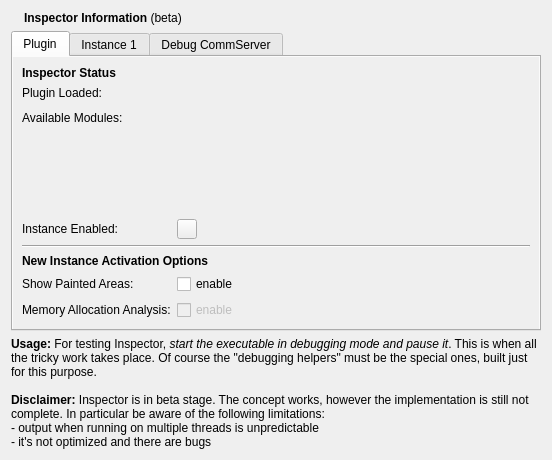
<?xml version="1.0" encoding="UTF-8"?>
<ui version="4.0">
 <author>Enrico Ros</author>
 <class>InfoPanel</class>
 <widget class="QWidget" name="InfoPanel">
  <property name="geometry">
   <rect>
    <x>0</x>
    <y>0</y>
    <width>552</width>
    <height>460</height>
   </rect>
  </property>
  <property name="windowTitle">
   <string>Inspector Plugin Information</string>
  </property>
  <layout class="QVBoxLayout" name="verticalLayout_6">
   <item>
    <layout class="QHBoxLayout" name="horizontalLayout_2">
     <item>
      <widget class="QLabel" name="iconLabel">
       <property name="sizePolicy">
        <sizepolicy hsizetype="Fixed" vsizetype="Preferred">
         <horstretch>0</horstretch>
         <verstretch>0</verstretch>
        </sizepolicy>
       </property>
       <property name="pixmap">
        <pixmap resource="../inspector.qrc">:/inspector/images/submenu-up.png</pixmap>
       </property>
      </widget>
     </item>
     <item>
      <widget class="QLabel" name="titleLabel">
       <property name="text">
        <string>&lt;b&gt;Inspector Information&lt;/b&gt; (beta)</string>
       </property>
      </widget>
     </item>
    </layout>
   </item>
   <item>
    <widget class="QTabWidget" name="Tabwidget1">
     <property name="sizePolicy">
      <sizepolicy hsizetype="Expanding" vsizetype="Preferred">
       <horstretch>0</horstretch>
       <verstretch>0</verstretch>
      </sizepolicy>
     </property>
     <property name="currentIndex">
      <number>0</number>
     </property>
     <widget class="QWidget" name="pluginWidget">
      <property name="autoFillBackground">
       <bool>true</bool>
      </property>
      <attribute name="icon">
       <iconset resource="../inspector.qrc">
        <normaloff>:/inspector/images/inspector-icon-32.png</normaloff>:/inspector/images/inspector-icon-32.png</iconset>
      </attribute>
      <attribute name="title">
       <string>Plugin</string>
      </attribute>
      <layout class="QFormLayout" name="formLayout_2">
       <item row="0" column="0">
        <widget class="QLabel" name="label_16">
         <property name="font">
          <font>
           <weight>75</weight>
           <bold>true</bold>
          </font>
         </property>
         <property name="text">
          <string>Inspector Status</string>
         </property>
        </widget>
       </item>
       <item row="1" column="0">
        <widget class="QLabel" name="label_6">
         <property name="text">
          <string>Plugin Loaded:</string>
         </property>
        </widget>
       </item>
       <item row="1" column="1">
        <widget class="QLabel" name="label_8">
         <property name="text">
          <string/>
         </property>
         <property name="pixmap">
          <pixmap resource="../inspector.qrc">:/inspector/images/status-ok.png</pixmap>
         </property>
        </widget>
       </item>
       <item row="2" column="0">
        <widget class="QLabel" name="label_9">
         <property name="text">
          <string>Available Modules:</string>
         </property>
        </widget>
       </item>
       <item row="2" column="1">
        <widget class="QLabel" name="modLabel">
         <property name="sizePolicy">
          <sizepolicy hsizetype="MinimumExpanding" vsizetype="MinimumExpanding">
           <horstretch>0</horstretch>
           <verstretch>0</verstretch>
          </sizepolicy>
         </property>
         <property name="textFormat">
          <enum>Qt::PlainText</enum>
         </property>
         <property name="wordWrap">
          <bool>true</bool>
         </property>
         <property name="textInteractionFlags">
          <set>Qt::NoTextInteraction</set>
         </property>
        </widget>
       </item>
       <item row="3" column="0">
        <widget class="QLabel" name="label">
         <property name="text">
          <string>Instance Enabled:</string>
         </property>
        </widget>
       </item>
       <item row="3" column="1">
        <widget class="QToolButton" name="enaButton">
         <property name="maximumSize">
          <size>
           <width>20</width>
           <height>20</height>
          </size>
         </property>
         <property name="iconSize">
          <size>
           <width>16</width>
           <height>16</height>
          </size>
         </property>
         <property name="shortcut">
          <string>Ctrl+S, Ctrl+R</string>
         </property>
         <property name="checkable">
          <bool>true</bool>
         </property>
        </widget>
       </item>
       <item row="4" column="0" colspan="2">
        <widget class="Line" name="line">
         <property name="orientation">
          <enum>Qt::Horizontal</enum>
         </property>
        </widget>
       </item>
       <item row="5" column="0" colspan="2">
        <widget class="QLabel" name="label_13">
         <property name="font">
          <font>
           <weight>75</weight>
           <bold>true</bold>
          </font>
         </property>
         <property name="text">
          <string>New Instance Activation Options</string>
         </property>
        </widget>
       </item>
       <item row="6" column="0">
        <widget class="QLabel" name="label_14">
         <property name="text">
          <string>Show Painted Areas:</string>
         </property>
        </widget>
       </item>
       <item row="6" column="1">
        <widget class="QCheckBox" name="paintBox">
         <property name="text">
          <string>enable</string>
         </property>
        </widget>
       </item>
       <item row="7" column="0">
        <widget class="QLabel" name="label_15">
         <property name="text">
          <string>Memory Allocation Analysis:</string>
         </property>
        </widget>
       </item>
       <item row="7" column="1">
        <widget class="QCheckBox" name="mallocBox">
         <property name="enabled">
          <bool>false</bool>
         </property>
         <property name="text">
          <string>enable</string>
         </property>
        </widget>
       </item>
      </layout>
     </widget>
     <widget class="QWidget" name="instanceWidget">
      <property name="autoFillBackground">
       <bool>true</bool>
      </property>
      <attribute name="icon">
       <iconset resource="../../debugger/debugger.qrc">
        <normaloff>:/debugger/images/debugger_start.png</normaloff>:/debugger/images/debugger_start.png</iconset>
      </attribute>
      <attribute name="title">
       <string>Instance 1</string>
      </attribute>
      <layout class="QGridLayout" name="gridLayout">
       <item row="0" column="0">
        <widget class="QGroupBox" name="groupBox">
         <property name="title">
          <string>Probe Status</string>
         </property>
         <layout class="QFormLayout" name="formLayout">
          <property name="fieldGrowthPolicy">
           <enum>QFormLayout::ExpandingFieldsGrow</enum>
          </property>
          <item row="0" column="0">
           <widget class="QLabel" name="label_2">
            <property name="text">
             <string>Program is being debugged:</string>
            </property>
           </widget>
          </item>
          <item row="0" column="1">
           <widget class="QLabel" name="debugEnabled"/>
          </item>
          <item row="1" column="0">
           <widget class="QLabel" name="label_20">
            <property name="text">
             <string>Debugger is Stopped:</string>
            </property>
           </widget>
          </item>
          <item row="1" column="1">
           <widget class="QLabel" name="debugStopped"/>
          </item>
          <item row="2" column="0">
           <widget class="QLabel" name="label_3">
            <property name="enabled">
             <bool>false</bool>
            </property>
            <property name="text">
             <string>Probe Present:</string>
            </property>
           </widget>
          </item>
          <item row="2" column="1">
           <widget class="QLabel" name="probePresent">
            <property name="enabled">
             <bool>false</bool>
            </property>
           </widget>
          </item>
          <item row="3" column="0">
           <widget class="QLabel" name="label_10">
            <property name="enabled">
             <bool>false</bool>
            </property>
            <property name="text">
             <string>Probe Capabilities:</string>
            </property>
           </widget>
          </item>
          <item row="3" column="1">
           <widget class="QLabel" name="probeCaps">
            <property name="enabled">
             <bool>false</bool>
            </property>
           </widget>
          </item>
          <item row="4" column="0">
           <widget class="QLabel" name="label_11">
            <property name="text">
             <string>Probe Injected:</string>
            </property>
           </widget>
          </item>
          <item row="4" column="1">
           <widget class="QLabel" name="probeInjected"/>
          </item>
          <item row="5" column="0">
           <widget class="QLabel" name="label_4">
            <property name="text">
             <string>Probe Activated:</string>
            </property>
           </widget>
          </item>
          <item row="5" column="1">
           <widget class="QLabel" name="probeActive"/>
          </item>
          <item row="6" column="0">
           <widget class="QLabel" name="label_7">
            <property name="text">
             <string>Working:</string>
            </property>
           </widget>
          </item>
          <item row="6" column="1">
           <widget class="QLabel" name="workLabel"/>
          </item>
         </layout>
        </widget>
       </item>
       <item row="0" column="1">
        <widget class="QGroupBox" name="groupBox_2">
         <property name="title">
          <string>Link Status</string>
         </property>
         <layout class="QFormLayout" name="formLayout_3">
          <item row="0" column="0">
           <widget class="QLabel" name="label_17">
            <property name="text">
             <string>Connection Enabled:</string>
            </property>
           </widget>
          </item>
          <item row="0" column="1">
           <layout class="QHBoxLayout" name="horizontalLayout_3">
            <item>
             <widget class="QLabel" name="connEnabled"/>
            </item>
            <item>
             <widget class="QLabel" name="connName"/>
            </item>
           </layout>
          </item>
          <item row="1" column="0">
           <widget class="QLabel" name="label_19">
            <property name="text">
             <string>Server Listening:</string>
            </property>
           </widget>
          </item>
          <item row="1" column="1">
           <widget class="QLabel" name="serverListening"/>
          </item>
          <item row="2" column="0">
           <widget class="QLabel" name="label_21">
            <property name="text">
             <string>Probe Connected:</string>
            </property>
           </widget>
          </item>
          <item row="2" column="1">
           <widget class="QLabel" name="probeConnected"/>
          </item>
          <item row="3" column="0">
           <widget class="QLabel" name="label_22">
            <property name="enabled">
             <bool>false</bool>
            </property>
            <property name="text">
             <string>Client Info:</string>
            </property>
           </widget>
          </item>
          <item row="3" column="1">
           <widget class="QLabel" name="clientInfo">
            <property name="enabled">
             <bool>false</bool>
            </property>
           </widget>
          </item>
         </layout>
        </widget>
       </item>
      </layout>
     </widget>
     <widget class="QWidget" name="debugWidget">
      <property name="autoFillBackground">
       <bool>true</bool>
      </property>
      <attribute name="title">
       <string>Debug CommServer</string>
      </attribute>
      <layout class="QVBoxLayout" name="verticalLayout">
       <item>
        <widget class="QGroupBox" name="groupBox">
         <property name="title">
          <string>Messages, Errors and Logs</string>
         </property>
         <layout class="QGridLayout" name="gridLayout_2">
          <item row="0" column="0" colspan="2">
           <widget class="QPlainTextEdit" name="commText">
            <property name="font">
             <font>
              <family>Courier New</family>
             </font>
            </property>
            <property name="frameShape">
             <enum>QFrame::NoFrame</enum>
            </property>
            <property name="textInteractionFlags">
             <set>Qt::TextSelectableByKeyboard|Qt::TextSelectableByMouse</set>
            </property>
           </widget>
          </item>
          <item row="0" column="2">
           <widget class="QPlainTextEdit" name="messagesText">
            <property name="font">
             <font>
              <family>Courier New</family>
             </font>
            </property>
            <property name="frameShape">
             <enum>QFrame::NoFrame</enum>
            </property>
            <property name="textInteractionFlags">
             <set>Qt::TextSelectableByKeyboard|Qt::TextSelectableByMouse</set>
            </property>
           </widget>
          </item>
          <item row="1" column="0">
           <widget class="QToolButton" name="clearComm">
            <property name="text">
             <string>clear</string>
            </property>
           </widget>
          </item>
          <item row="1" column="1">
           <layout class="QHBoxLayout" name="horizontalLayout">
            <item>
             <widget class="QLabel" name="progressLabel">
              <property name="text">
               <string>Progress</string>
              </property>
             </widget>
            </item>
            <item>
             <widget class="QProgressBar" name="progressBar">
              <property name="value">
               <number>0</number>
              </property>
              <property name="invertedAppearance">
               <bool>false</bool>
              </property>
             </widget>
            </item>
           </layout>
          </item>
          <item row="1" column="2">
           <widget class="QToolButton" name="clearMessages">
            <property name="text">
             <string>clear</string>
            </property>
           </widget>
          </item>
         </layout>
        </widget>
       </item>
      </layout>
     </widget>
    </widget>
   </item>
   <item>
    <widget class="QLabel" name="label_12">
     <property name="sizePolicy">
      <sizepolicy hsizetype="Preferred" vsizetype="MinimumExpanding">
       <horstretch>0</horstretch>
       <verstretch>0</verstretch>
      </sizepolicy>
     </property>
     <property name="text">
      <string>&lt;b&gt;Usage:&lt;/b&gt; For testing Inspector, &lt;em&gt;start the executable in debugging mode and pause it&lt;/em&gt;. This is when all the tricky work takes place. Of course the &quot;debugging helpers&quot; must be the special ones, built just for this purpose.&lt;br/&gt;&lt;br/&gt;&lt;b&gt;Disclaimer:&lt;/b&gt; Inspector is in beta stage. The concept works, however the implementation is still not complete. In particular be aware of the following limitations:&lt;br/&gt; - output when running on multiple threads is unpredictable&lt;br/&gt; - it's not optimized and there are bugs</string>
     </property>
     <property name="textFormat">
      <enum>Qt::RichText</enum>
     </property>
     <property name="alignment">
      <set>Qt::AlignBottom|Qt::AlignLeading|Qt::AlignLeft</set>
     </property>
     <property name="wordWrap">
      <bool>true</bool>
     </property>
    </widget>
   </item>
  </layout>
 </widget>
 <resources>
  <include location="../../debugger/debugger.qrc"/>
  <include location="../inspector.qrc"/>
 </resources>
 <connections>
  <connection>
   <sender>clearComm</sender>
   <signal>clicked()</signal>
   <receiver>commText</receiver>
   <slot>clear()</slot>
   <hints>
    <hint type="sourcelabel">
     <x>41</x>
     <y>301</y>
    </hint>
    <hint type="destinationlabel">
     <x>44</x>
     <y>227</y>
    </hint>
   </hints>
  </connection>
  <connection>
   <sender>clearMessages</sender>
   <signal>clicked()</signal>
   <receiver>messagesText</receiver>
   <slot>clear()</slot>
   <hints>
    <hint type="sourcelabel">
     <x>317</x>
     <y>300</y>
    </hint>
    <hint type="destinationlabel">
     <x>310</x>
     <y>230</y>
    </hint>
   </hints>
  </connection>
 </connections>
</ui>
